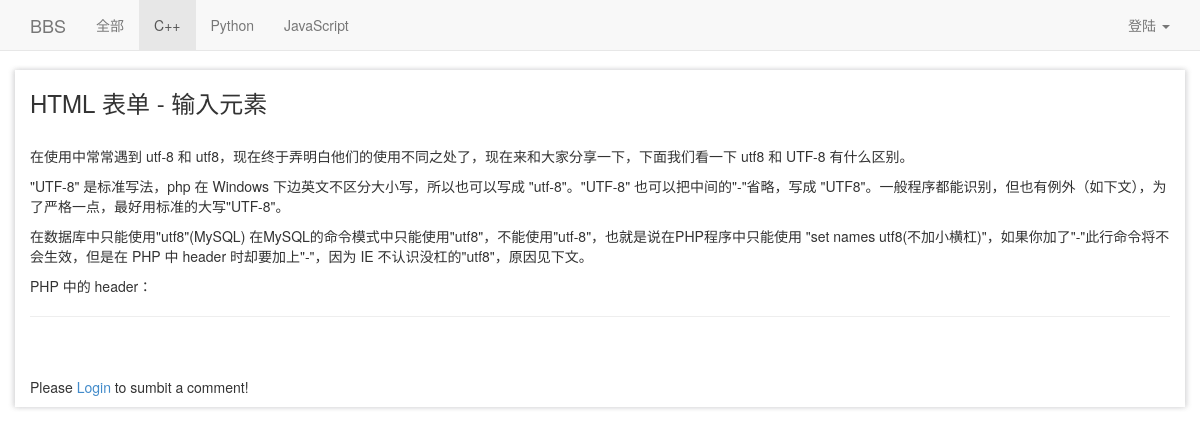
/bbs/detail/5/, run on the app's committed database.
### bbs/models.py (models this page shows, shortened)
@python_2_unicode_compatible
class Category(models.Model):
    name = models.CharField(max_length=32, unique=True)
    administrator = models.ForeignKey('BBSUser')

@python_2_unicode_compatible
class BBS(models.Model):
    title = models.CharField(max_length=64)
    summary = models.CharField(max_length=256, blank=True)
    content = models.TextField()
    category = models.ForeignKey('Category')
    author = models.ForeignKey('BBSUser')
    view_count = models.IntegerField()
    ranking = models.IntegerField()
    created_at = models.DateTimeField(auto_now_add=True)
    updated_at = models.DateTimeField(auto_now_add=True)

### bbs/views.py (the view)
# urls.py: url(r'^bbs/detail/(\d+)/$', bbs_view.detail, name='detail'),
def detail(request, bid):
    bbs = BBS.objects.get(id=bid)
    bbs_categories = Category.objects.all()
    return render_to_response('bbs/detail.html', {'bbs_obj': bbs, 'user': request.user, 'bbs_category': bbs_categories, 'cata_id': bbs.category_id})

### bbs/templates/bbs/detail.html (shortened to what this page needs)
{%  extends 'bbs/index.html'%}
{% load comments %}
{% block page-content %}
<div class="contents">
    <h3> {{bbs_obj.title}} </h3>
    <br>
   {{bbs_obj.content|safe}}
</div>
<hr>
<div class='comments'>
    <div >
        {% get_comment_count for bbs_obj as comment_count %}
        <span class="glyphicon glyphicon-comment">
        </span>
    </div>
    <br>
    {% if user.is_authenticated%}
        <form action="/bbs/sub_comment/" method="POST">
        {% csrf_token %}
            <textarea cols=80 rows=3 name='comment_content'></textarea>
            <input type="hidden" name="bbs_id" value="{{bbs_obj.id}}" />
            <input type="submit" value="Add comment" id="id_submit" />
        </form>
    {%else%}
        <p>Please <a href='/login/'>Login</a> to sumbit a comment!</p>
    {%endif%}
    {% get_comment_list for bbs_obj as comment_list %}
</div>
{% endblock%}

### bbs/templates/bbs/index.html (shortened to what this page needs)
<!DOCTYPE html>
<html lang="en">
<head><meta http-equiv="Content-Type" content="text/html; charset=UTF-8">
    <link href="/static/css/bootstrap.min.css" rel="stylesheet">
    <link href="/static/css/navbar-fixed-top.css" rel="stylesheet">
    <link href="/static/css/customize.css" rel="stylesheet">
</head>
<body>
    <nav class="navbar navbar-default navbar-fixed-top" role="navigation">
      <div class="container ">
        <div class="navbar-header">
          <a class="navbar-brand" href="/bbs/">BBS</a>
        </div>
        <div id="navbar" class="navbar-collapse collapse">
          <ul class="nav navbar-nav">
            {% ifequal cata_id 0 %}
                <li class="active"><a href="/bbs/">全部</a></li>
            {%else%}
                <li class=""><a href="/bbs/">全部</a></li>
            {%endifequal%}
            {% for category in bbs_category %}
                {% ifequal category.id cata_id %}
                    <li class="active"><a href="/bbs/category/{{category.id}}/">{{category.name}}</a></li>
                {%else%}
                     <li class=""><a href="/bbs/category/{{category.id}}/">{{category.name}}</a></li>
                {%endifequal%}
            {%endfor %}
          </ul>
          <ul class="nav navbar-nav navbar-right">
            <li class="dropdown">
              <a href="#" class="dropdown-toggle  pull-right" data-toggle="dropdown">
              {% if user.is_authenticated%}
                {{user.username}}
              {%else%}
                登陆
               {%endif%}
               <span class="caret "></span></a>
            </li>
          </ul>
        </div>
      </div>
    </nav>
    <div class="container  center-container-hx ">
    {% block page-content %}{% endblock %}
    </div>
</body>
</html>

### bbs/static/bbs/css/navbar-fixed-top.css (style rules this page uses)
body { min-height: 2000px; padding-top: 70px; }

### bbs/static/bbs/css/customize.css (style rules this page uses)
.center-container-hx,.footer { box-shadow: 2px 0 5px rgba(214, 214, 215, 0.9), -2px 0 5px rgba(214, 214, 215, 0.9); }
.contents { margin-top:20px; }
* { word-wrap:break-word; }
.comments { width:70% }

### data on the page
Category: name "C++"
Category: name "Python"
Category: name "JavaScript"
BBS: title "HTML 表单 - 输入元素", content "在使用中常常遇到 utf-8 和 utf8，现在终于弄明白他们的使用不同之处了，现在来和大家分享一下，下面我们看一下 utf8 和 UTF-8 有什么区别。 \"UTF-8\" 是标准写法，php 在 Windows 下边英文不区分大小写，所以也可以写成 \"utf-8\"。\"UTF-8\" 也可以把中间的\"-\"省略，写成 \"UTF8\"。一般程序都能识别，但也有例外（如下文），为了严格一点，最好用标准的大写\"UTF-8\"。 在数据库中只能使用\"utf8\"(MySQL) 在MySQL的命令模式中只能使用\"utf8\"，不能使用\"utf-8\"，也就是说在PHP程序中只能使用 \"set names utf8(不加小横杠)\"，如果你加了\"-\"此行命令将不会生效，但是在 PHP 中 header 时却要加上\"-\"，因为 IE 不认识没杠的\"utf8\"，原因见下文。 PHP 中的 header："
